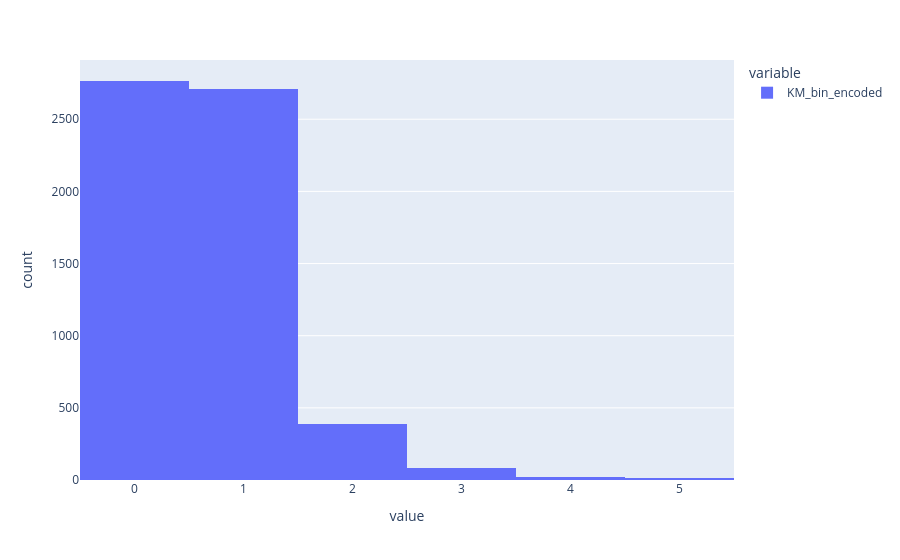

The cell this chart's notebook holds for it:
### Code cell
px.histogram(data['KM_bin_encoded'])

### Figure 1 — Plotly figure (JSON) as saved in the notebook; plotly's stock layout.template omitted (floating-point values rounded to 4 significant figures; data arrays with more than 128 entries replaced by an {"elided": "..."} marker saying what was removed)
{"data": [{"bingroup": "x", "hovertemplate": "variable=KM_bin_encoded<br>value=%{x}<br>count=%{y}<extra></extra>", "legendgroup": "KM_bin_encoded", "marker": {"color": "#636efa", "pattern": {"shape": ""}}, "name": "KM_bin_encoded", "orientation": "v", "showlegend": true, "type": "histogram", "x": {"elided": "5975 int values"}, "xaxis": "x", "yaxis": "y"}], "layout": {"barmode": "relative", "legend": {"title": {"text": "variable"}, "tracegroupgap": 0}, "margin": {"t": 60}, "xaxis": {"anchor": "y", "domain": [0, 1], "title": {"text": "value"}}, "yaxis": {"anchor": "x", "domain": [0, 1], "title": {"text": "count"}}}}
